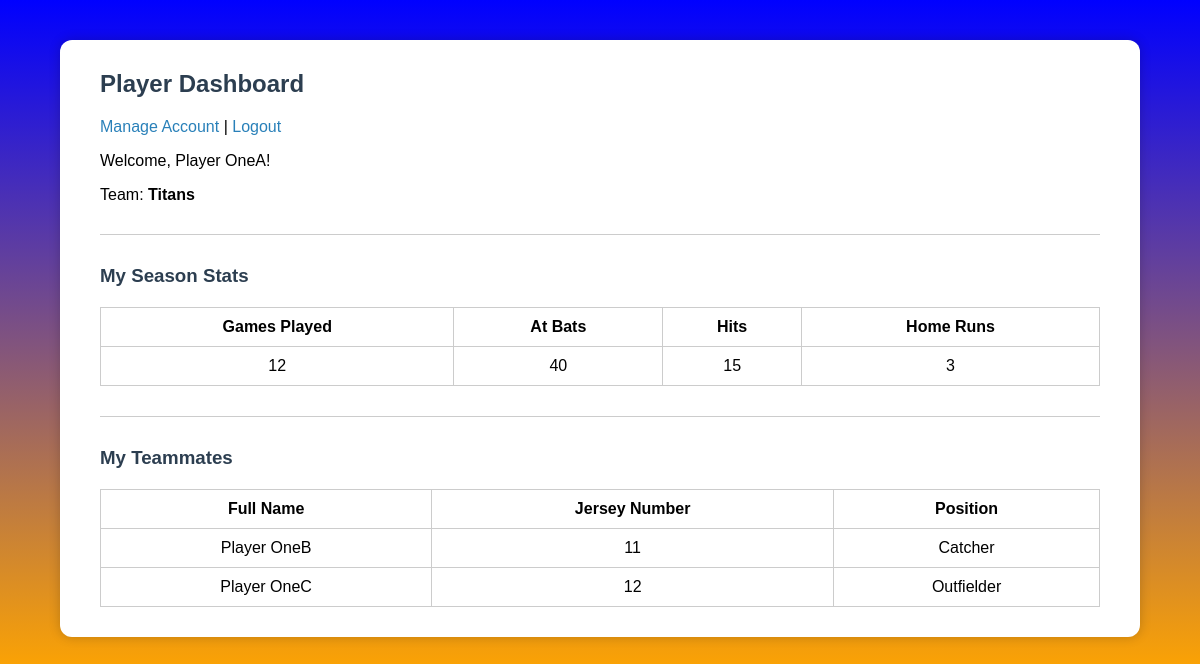
The page /dashboards/player_dashboard.php (signed in) on the database its author committed.
### tables this page shows
CREATE TABLE players (
    id INT AUTO_INCREMENT PRIMARY KEY,
    user_id INT UNIQUE,
    jersey_number INT,
    position VARCHAR(50),
    team_id INT,
    games_played INT DEFAULT 0,
    at_bats INT DEFAULT 0,
    hits INT DEFAULT 0,
    home_runs INT DEFAULT 0,
    status ENUM('Active', 'Inactive') DEFAULT 'Active',
    FOREIGN KEY (user_id) REFERENCES users(id) ON DELETE CASCADE,
    FOREIGN KEY (team_id) REFERENCES teams(id) ON DELETE SET NULL
);

CREATE TABLE users (
    id INT AUTO_INCREMENT PRIMARY KEY,
    username VARCHAR(50) NOT NULL UNIQUE,
    first_name VARCHAR(50) NOT NULL,
    last_name VARCHAR(50) NOT NULL,
    email VARCHAR(100) NOT NULL UNIQUE,
    phone_number VARCHAR(20),
    password_hash VARCHAR(255) NOT NULL,
    role ENUM('User', 'Player', 'Coach', 'Manager', 'Admin') DEFAULT 'User',
    created_at TIMESTAMP DEFAULT CURRENT_TIMESTAMP
);

CREATE TABLE teams (
    id INT AUTO_INCREMENT PRIMARY KEY,
    team_name VARCHAR(100) NOT NULL UNIQUE
);

### dashboards/player_dashboard.php (the view, shortened to what this page needs)
<?php
require '../auth_check.php';
$userId = $_SESSION['user_id'];
$stmt = $pdo->prepare("
    SELECT u.username, u.email, u.first_name, u.last_name, u.phone_number, players.*, teams.team_name
    FROM users u
    JOIN players ON u.id = players.user_id
    LEFT JOIN teams ON players.team_id = teams.id
    WHERE u.id = ?
");
$stmt->execute([$userId]);
$player = $stmt->fetch();
?>
<!DOCTYPE html>
<html lang="en">
<head>
    <link rel="stylesheet" href="../assets/css/player_dash.css">
</head>
<body>
<div class="container">
    <div class="header-bar">
        <h2>Player Dashboard</h2>
        <div class="top-links">
            <a href="../manage_account.php">Manage Account</a> |
            <a href="../logout.php">Logout</a>
        </div>
    </div>
    <p>Welcome, <?php echo htmlspecialchars($player['first_name'] . ' ' . $player['last_name']); ?>!</p>
    <p>Team: <strong><?php echo htmlspecialchars($player['team_name'] ?? 'Unassigned'); ?></strong></p>
    <hr>
    <h3>My Season Stats</h3>
    <table border="1" cellpadding="8">
        <tr>
            <th>Games Played</th>
            <th>At Bats</th>
            <th>Hits</th>
            <th>Home Runs</th>
        </tr>
        <tr>
            <td><?php echo htmlspecialchars($player['games_played']); ?></td>
            <td><?php echo htmlspecialchars($player['at_bats']); ?></td>
            <td><?php echo htmlspecialchars($player['hits']); ?></td>
            <td><?php echo htmlspecialchars($player['home_runs']); ?></td>
        </tr>
    </table>
    <hr>
    <h3>My Teammates</h3>
    <?php
    $teammatesStmt = $pdo->prepare("
        SELECT first_name, last_name, jersey_number, position
        FROM users
        JOIN players ON users.id = players.user_id
        WHERE players.team_id = ? AND users.id != ? AND players.status = 'Active'
        ORDER BY last_name ASC, first_name ASC
    ");
    $teammatesStmt->execute([$player['team_id'], $userId]);
    $teammates = $teammatesStmt->fetchAll();
    ?>
    <?php if (empty($teammates)): ?>
        <p>No teammates found on your team yet.</p>
    <?php else: ?>
        <table border="1" cellpadding="8">
            <tr>
                <th>Full Name</th>
                <th>Jersey Number</th>
                <th>Position</th>
            </tr>
            <?php foreach ($teammates as $teammate): ?>
                <tr>
                    <td><?php echo htmlspecialchars($teammate['first_name'] . ' ' . $teammate['last_name']); ?></td>
                    <td><?php echo htmlspecialchars($teammate['jersey_number']); ?></td>
                    <td><?php echo htmlspecialchars($teammate['position']); ?></td>
                </tr>
            <?php endforeach; ?>
        </table>
    <?php endif; ?>
</div>
</body>
</html>

### assets/css/player_dash.css (style rules this page uses)
body { font-family: Arial, sans-serif; background: linear-gradient(to top, orange, blue); margin: 0; padding: 0; }
.container { background: #fff; max-width: 1000px; margin: 40px auto; padding: 30px 40px; border-radius: 12px; box-shadow: 0 0 12px rgba(0, 0, 0, 0.2); }
h2, h3, h4 { color: #2c3e50; margin-top: 0; }
a { color: #2980b9; text-decoration: none; }
table { width: 100%; border-collapse: collapse; margin-top: 20px; }
table th, table td { padding: 10px; border: 1px solid #ccc; text-align: center; }
hr { border: none; height: 1px; background: #ccc; margin: 30px 0; }

### rows shown on the page
players: user.last_name "Player OneA", team.team_name "Titans", games_played "12", at_bats "40", hits "15", home_runs "3"
players: user.last_name "Player OneB", jersey_number "11", position "Catcher"
players: user.last_name "Player OneC", jersey_number "12", position "Outfielder"
